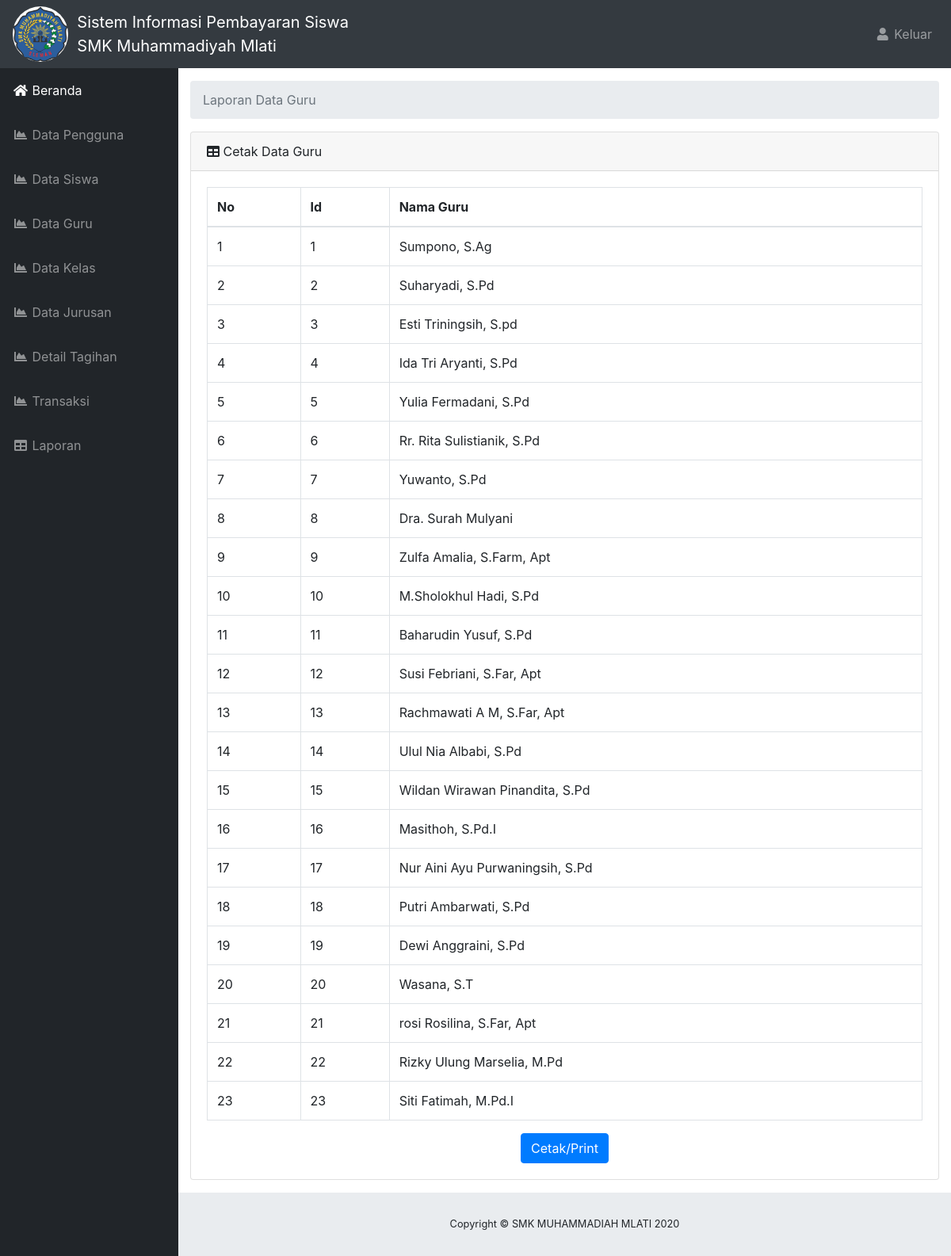
Page /beranda.php?halaman=datalaporanguru (signed in) on the committed database.
### tables this page shows
CREATE TABLE `tb_guru` (
  `id_guru` int(11) NOT NULL,
  `nama_guru` varchar(50) NOT NULL
);

### aplikasi/admin/datalaporan/laporan_data_guru.php (the view, shortened to what this page needs)
 <div id="content-wrapper">
    <div class="container-fluid">
      <ol class="breadcrumb">
        <li class="breadcrumb-item active">Laporan Data Guru</li>
      </ol>
      <div class="card mb-3">
        <div class="card-header">
          <i class="fas fa-table"></i>
          Cetak Data Guru</div>
        <div class="card-body">
          <div class="table-responsive">
            <table class="table table-bordered" width="100%" cellspacing="0">
              <thead>
                <tr>
                  <th>No</th>
                  <th>Id</th>
                  <th>Nama Guru</th>
                </tr>
              </thead>
              <tbody>
              <?php
              $no=1;
              $Querytampil = mysqli_query($konek,"SELECT * FROM tb_guru");
              while ($tampiltabel  = mysqli_fetch_array($Querytampil)) {
              $varId_Guru      = $tampiltabel['id_guru'];
              $varNamaGuru     = $tampiltabel['nama_guru'];
              ?>
              <tr>
                <td><?php echo $no ?></td>
                <td><?php echo $varId_Guru ?></td>
                <td><?php echo $varNamaGuru ?></td>
              </tr>
              <?php
              $no++;}
              ?>
              </tbody>
            </table>
            <center>
            <a href="#" class="btn btn-primary" onclick="window.print();"> Cetak/Print </a>
            </center>
          </div>
        </div>
      </div>
    </div>
  </div>
</div>

### css/sb-admin.css (style rules this page uses)
html { position: relative; min-height: 100%; }
body { height: 100%; }
#wrapper #content-wrapper { overflow-x: hidden; width: 100%; padding-top: 1rem; padding-bottom: 80px; }
:root { --input-padding-x: 0.75rem; --input-padding-y: 0.75rem; }

### rows in the picture
tb_guru: id_guru "1", nama_guru "Sumpono, S.Ag"
tb_guru: id_guru "2", nama_guru "Suharyadi, S.Pd"
tb_guru: id_guru "3", nama_guru "Esti Triningsih, S.pd"
tb_guru: id_guru "4", nama_guru "Ida Tri Aryanti, S.Pd"
tb_guru: id_guru "5", nama_guru "Yulia Fermadani, S.Pd"
tb_guru: id_guru "6", nama_guru "Rr. Rita Sulistianik, S.Pd"
tb_guru: id_guru "7", nama_guru "Yuwanto, S.Pd"
tb_guru: id_guru "8", nama_guru "Dra. Surah Mulyani"
tb_guru: id_guru "9", nama_guru "Zulfa Amalia, S.Farm, Apt"
tb_guru: id_guru "10", nama_guru "M.Sholokhul Hadi, S.Pd"
tb_guru: id_guru "11", nama_guru "Baharudin Yusuf, S.Pd"
tb_guru: id_guru "12", nama_guru "Susi Febriani, S.Far, Apt"
tb_guru: id_guru "13", nama_guru "Rachmawati A M, S.Far, Apt"
tb_guru: id_guru "14", nama_guru "Ulul Nia Albabi, S.Pd"
tb_guru: id_guru "15", nama_guru "Wildan Wirawan Pinandita, S.Pd"
tb_guru: id_guru "16", nama_guru "Masithoh, S.Pd.I"
tb_guru: id_guru "17", nama_guru "Nur Aini Ayu Purwaningsih, S.Pd"
tb_guru: id_guru "18", nama_guru "Putri Ambarwati, S.Pd"
tb_guru: id_guru "19", nama_guru "Dewi Anggraini, S.Pd"
tb_guru: id_guru "20", nama_guru "Wasana, S.T"
tb_guru: id_guru "21", nama_guru "rosi Rosilina, S.Far, Apt"
tb_guru: id_guru "22", nama_guru "Rizky Ulung Marselia, M.Pd"
tb_guru: id_guru "23", nama_guru "Siti Fatimah, M.Pd.I"
